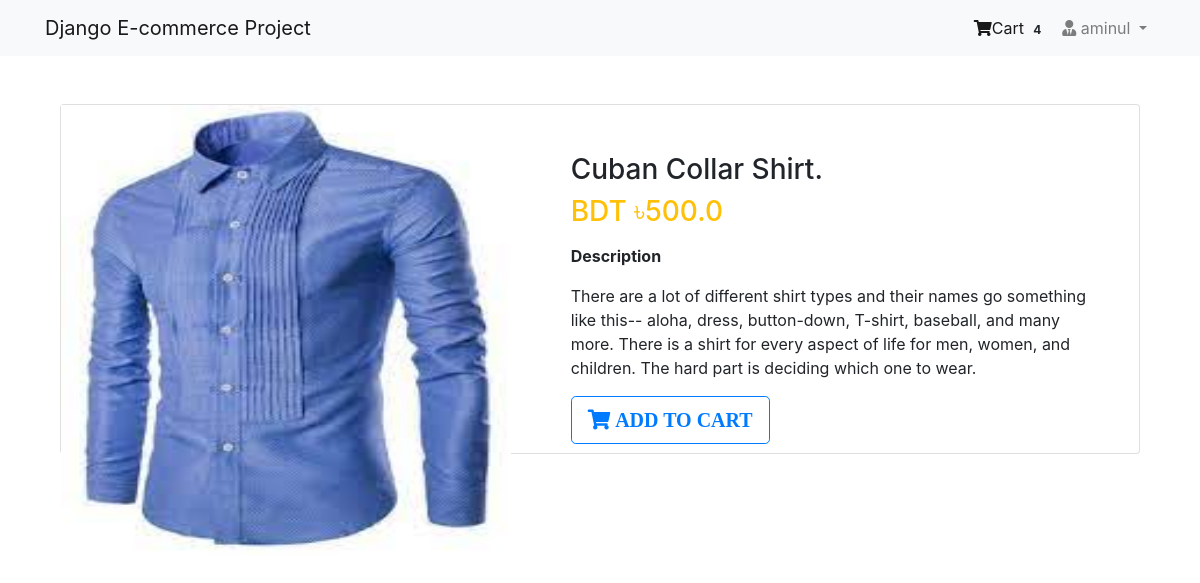
Page /product/2/ (signed in) on the committed database.
### app_login/models.py (models this page shows, shortened)
class User(AbstractBaseUser, PermissionsMixin):
    email = models.EmailField(unique=True,null=False)
    is_staff = models.BooleanField(
            ugettext_lazy('staf_status'),
            default=False,
            help_text=ugettext_lazy('Designate whether the user can log in this site ')
    )
    is_active = models.BooleanField(
            ugettext_lazy('active'),
            default=True,
            help_text=ugettext_lazy('Designate whether this user should be treated activ. unselecte this instead deleting account ')
    )
    USERNAME_FIELD = 'email'
    objects = MyUserManager()

class Profile(models.Model):
    user = models.OneToOneField(User,on_delete=models.CASCADE,related_name='profile')
    username = models.CharField(max_length=250, blank=True)
    Full_name = models.CharField(max_length=250,blank=True)
    address_1 = models.TextField(max_length=250,blank=True)
    city = models.CharField(max_length=250,blank=True)
    zipcode = models.CharField(max_length=10,blank=True)
    country = models.CharField(max_length=40,blank=True)
    phone = models.CharField(max_length=20, blank=True)
    date_joined = models.DateTimeField(auto_now_add=True)

### app_order/models.py (models this page shows, shortened)
class Order(models.Model):
    orderitem = models.ManyToManyField(Cart)
    user = models.ForeignKey(settings.AUTH_USER_MODEL,on_delete=models.CASCADE)
    ordered = models.BooleanField(default=False)
    created = models.DateTimeField(auto_now_add=True)
    paymentid = models.CharField(max_length=250,blank=True,null=True)
    orderid = models.CharField(max_length=250,blank=True,null=True)

### app_shop/models.py (models this page shows, shortened)
class Product(models.Model):
    mainimage = models.ImageField(upload_to=True)
    name = models.CharField(max_length=250)
    category = models.ForeignKey(Category,on_delete=models.CASCADE,related_name="category")
    preview_text = models.TextField(max_length=250,verbose_name="Preview Text")
    Detail_text = models.TextField(max_length=1000,verbose_name="Description")
    price= models.FloatField()
    old_Price = models.FloatField(default=0.00)
    created = models.DateTimeField(auto_now_add=True)
    class Meta:
        ordering= ["-created",]

### app_shop/views.py (the view)
# urls.py: path('product/<pk>/',views.ProductDetail.as_view(),name="product-detail"),
class ProductDetail(LoginRequiredMixin,DetailView):
    model = Product
    template_name = "app_shop/product_detail.html"

### app_order/templatetags/cart_tag.py (called while the page is built)
@register.filter
def cart_total(user):
    order = Order.objects.filter(user=user,ordered=False)
    if order.exists():
        return order[0].orderitem.count()
    else:
        return 0

### templates/app_shop/product_detail.html
{% extends 'base.html'%}
{% block body_block %}
<div class="container my-5">
  <div class="card">
    <div class="row">
      <aside class="col-sm-5 border-right">
        <article class="gallery-wrap">
          <div class="img-big-wrap">
            <div>
              <a href="#"><img src="/media/{{object.mainimage}}" alt="" style="width:450px"></a>
            </div>
          </div>
        </article>
      </aside>
      <aside class="col-sm-7">
        <article class="card-body p-5">
          <h3 class="title mp-3">{{object.name}}</h3>
          <p class="price-detail-wrap">
            <span class="price h3 text-warning">
            <span class="currency">BDT &#2547;</span><span class="num">{{object.price}}</span>
          </span></p>
          <dl class="item-property">
            <dt>Description</dt>
            <dd><p>
              {{object.Detail_text|linebreaks}}
            </p></dd>
          </dl>
          <a href="{% url 'app_order:add' pk=object.pk %}" class="btn btn-lg btn-outline-primary text-uppercase"><i class="fa fa-shopping-cart"> Add TO Cart</i></a>
        </article>
      </aside>
    </div>
  </div>
</div>
{% endblock %}

### templates/navber.html (shortened to what this page needs)
{% load cart_tag %}
<nav class="navbar navbar-expand-lg navbar-light bg-light">
<div class="container">
  <a class="navbar-brand" href="#">Django E-commerce Project </a>
  <div class="collapse navbar-collapse" id="navbarSupportedContent">
      <ul class="navbar-nav ml-auto">
        {% if request.user.is_authenticated %}
        <li class="nav-item active">
          <a class="nav-link" href="{% url 'app_order:cart'%}"><i class="fa fa-shopping-cart"> </i>Cart
          <span class="badge badge-light">{{request.user|cart_total}}</span></a>
        </li>
        <li class="nav-item dropdown">
            <a class="nav-link dropdown-toggle" href="#" id="navbarDropdown" role="button" data-toggle="dropdown" aria-haspopup="true" aria-expanded="false">
            <i class="fa fa-user-tie"></i> {{request.user.profile.username}}
            </a>
          </li>
          {% else %}
          <li class="nav-item active">
            <a class="btn btn-primary btn-sm" href="{% url 'app_login:login'%}">Login</a>
          </li>
          {% endif %}
        </ul>
  </div>
</div>
  </nav>

### static/css/main.css (style rules this page uses)
.gallery-wrap .img-big-wrap img { height: 450px; width: auto; display: inline-block; cursor: zoom-in; }

### templates/base.html (style rules this page uses)
.card { height: 350px; }

### rows in the picture
User: user|cart_total "4", user.profile.username "aminul"
Product: mainimage (picture), name "Cuban Collar Shirt.", price "500.0", Detail_text "There are a lot of different shirt types and their names go something like this-- aloha, dress, button-down, T-shirt, baseball, and many more. There is a shirt for every aspect of life for men, women, and children. The hard part is deciding which one to wear."
